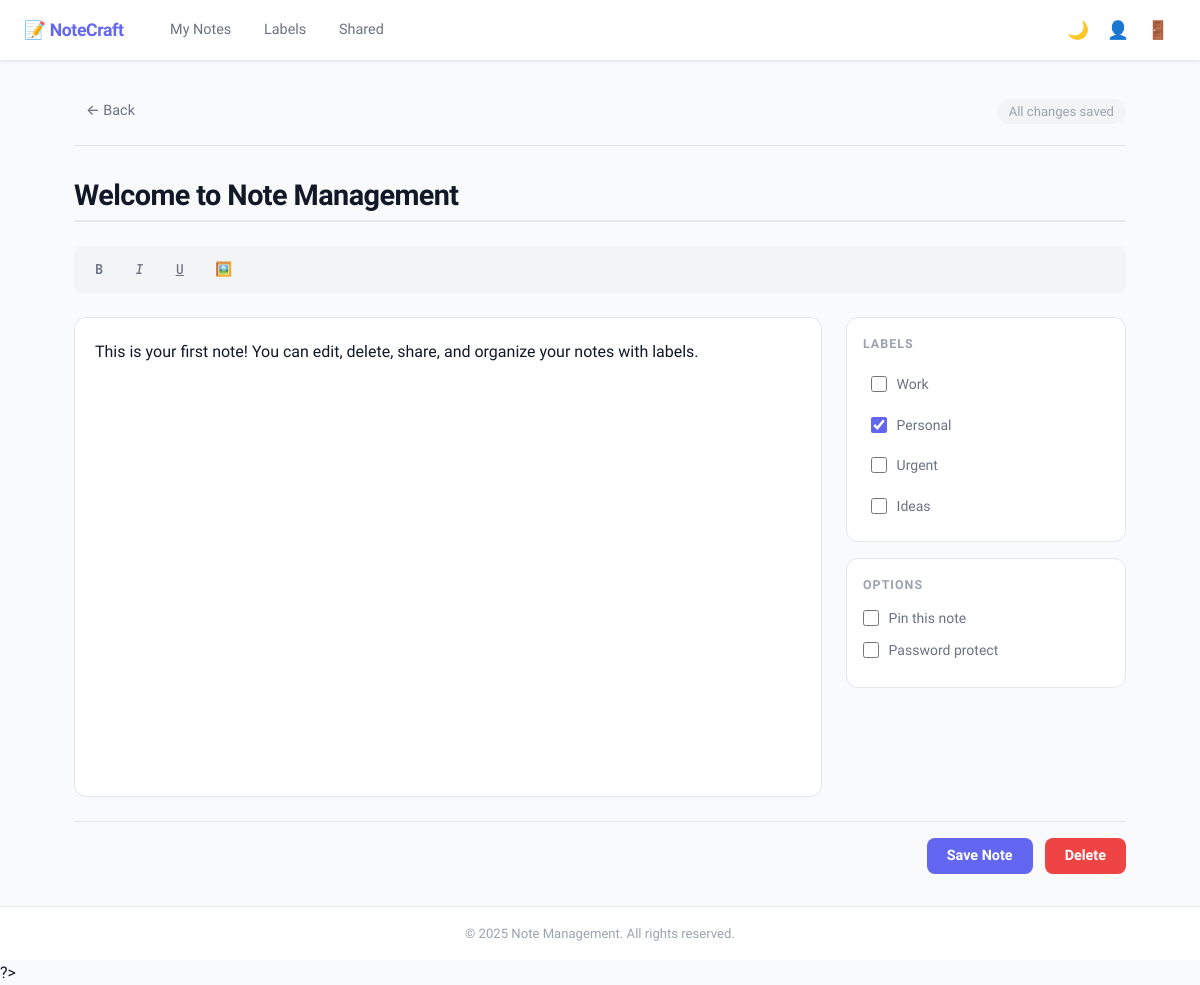
/editor.php?id=1 (signed in), run on the app's committed database.
### tables this page shows
CREATE TABLE IF NOT EXISTS notes (
    id INT PRIMARY KEY AUTO_INCREMENT,
    user_id INT NOT NULL,
    title VARCHAR(255) NOT NULL,
    content LONGTEXT NOT NULL,
    is_pinned BOOLEAN DEFAULT FALSE,
    pinned_at TIMESTAMP NULL,
    is_password_protected BOOLEAN DEFAULT FALSE,
    password_hash VARCHAR(255) DEFAULT NULL,
    created_at TIMESTAMP DEFAULT CURRENT_TIMESTAMP,
    updated_at TIMESTAMP DEFAULT CURRENT_TIMESTAMP ON UPDATE CURRENT_TIMESTAMP,
    FOREIGN KEY (user_id) REFERENCES users(id) ON DELETE CASCADE,
    INDEX idx_user_id (user_id),
    INDEX idx_created_at (created_at),
    INDEX idx_updated_at (updated_at),
    INDEX idx_is_pinned (is_pinned)
);

CREATE TABLE IF NOT EXISTS labels (
    id INT PRIMARY KEY AUTO_INCREMENT,
    user_id INT NOT NULL,
    name VARCHAR(255) NOT NULL,
    color VARCHAR(7) DEFAULT '#999999',
    created_at TIMESTAMP DEFAULT CURRENT_TIMESTAMP,
    updated_at TIMESTAMP DEFAULT CURRENT_TIMESTAMP ON UPDATE CURRENT_TIMESTAMP,
    UNIQUE KEY unique_user_label (user_id, name),
    FOREIGN KEY (user_id) REFERENCES users(id) ON DELETE CASCADE,
    INDEX idx_user_id (user_id)
);

### models/Note.php (called while the page is built, shortened)
<?php
class Note {
    private $pdo;
    public function __construct($pdo) {
        $this->pdo = $pdo;
    }
    public function getNoteById($noteId, $userId = null) {
        try {
            if ($userId) {
                $stmt = $this->pdo->prepare('
                    SELECT * FROM notes
                    WHERE id = :id AND user_id = :user_id
                ');
                $stmt->execute([':id' => $noteId, ':user_id' => $userId]);
            } else {
                $stmt = $this->pdo->prepare('SELECT * FROM notes WHERE id = :id');
                $stmt->execute([':id' => $noteId]);
            }
            return $stmt->fetch();
        } catch (Exception $e) {
            return null;
        }
    }
}
?>

### models/Label.php (called while the page is built, shortened)
<?php
class Label {
    private $pdo;
    public function __construct($pdo) {
        $this->pdo = $pdo;
    }
    public function getUserLabels($userId) {
        try {
            $stmt = $this->pdo->prepare('
                SELECT * FROM labels
                WHERE user_id = :user_id
                ORDER BY created_at ASC
            ');
            $stmt->execute([':user_id' => $userId]);
            return $stmt->fetchAll();
        } catch (Exception $e) {
            return [];
        }
    }
    public function getNotesLabels($noteId) {
        try {
            $stmt = $this->pdo->prepare('
                SELECT l.* FROM labels l
                INNER JOIN note_labels nl ON l.id = nl.label_id
                WHERE nl.note_id = :note_id
                ORDER BY l.created_at ASC
            ');
            $stmt->execute([':note_id' => $noteId]);
            return $stmt->fetchAll();
        } catch (Exception $e) {
            return [];
        }
    }
}
?>

### editor.php (the view, shortened to what this page needs)
<?php
require_once __DIR__ . '/config/database.php';
require_once __DIR__ . '/models/Note.php';
require_once __DIR__ . '/models/Label.php';
$noteId = $_GET['id'] ?? null;
$noteModel = new Note($pdo);
$labelModel = new Label($pdo);
$note = null;
$noteLabels = [];
if ($noteId) {
    $note = $noteModel->getNoteById($noteId, $_SESSION['user_id']);
    $noteLabels = $labelModel->getNotesLabels($noteId);
}
$allLabels = $labelModel->getUserLabels($_SESSION['user_id']);
?>
<!DOCTYPE html>
<html lang="en">
<head>
    <link rel="stylesheet" href="assets/css/style.css">
    <link rel="stylesheet" href="assets/css/editor.css">
    <link rel="stylesheet" href="assets/css/responsive.css">
</head>
<body>
    <?php include __DIR__ . '/views/layouts/header.php'; ?>
    <div class="editor-container">
        <div class="editor-header">
            <a href="index.php" class="btn-back">← Back</a>
            <div class="editor-actions">
                <span id="saveStatus" class="save-status">All changes saved</span>
            </div>
        </div>
        <form id="noteForm" class="editor-form">
            <input type="text" id="noteTitle" name="title" placeholder="Note Title" class="note-title"
                   value="<?= $note ? htmlspecialchars($note['title']) : ''; ?>" required autofocus>
            <div class="editor-toolbar">
                <button type="button" class="toolbar-btn" data-action="bold" title="Bold">
                    <strong>B</strong>
                </button>
                <button type="button" class="toolbar-btn" data-action="italic" title="Italic">
                    <em>I</em>
                </button>
                <button type="button" class="toolbar-btn" data-action="underline" title="Underline">
                    <u>U</u>
                </button>
                <button type="button" class="toolbar-btn" data-action="insertImage" title="Insert Image">
                    🖼️
                </button>
            </div>
            <div id="editor" class="rich-editor" contenteditable="true"><?= $note ? $note['content'] : ''; ?></div>
            <div class="editor-sidebar">
                <div class="labels-section">
                    <h4>Labels</h4>
                    <div id="labelList" class="label-list">
                        <?php foreach ($allLabels as $label): ?>
                            <label class="label-checkbox">
                                <input type="checkbox" value="<?= $label['id']; ?>"
                                       <?= in_array($label['id'], array_column($noteLabels, 'id')) ? 'checked' : ''; ?>>
                                <span><?= htmlspecialchars($label['name']); ?></span>
                            </label>
                        <?php endforeach; ?>
                    </div>
                </div>
                <div class="note-options">
                    <h4>Options</h4>
                    <label>
                        <input type="checkbox" id="pinNote" <?= $note && $note['is_pinned'] ? 'checked' : ''; ?>>
                        Pin this note
                    </label>
                    <label>
                        <input type="checkbox" id="passwordProtect" <?= $note && $note['is_password_protected'] ? 'checked' : ''; ?>>
                        Password protect
                    </label>
                </div>
            </div>
        </form>
        <div class="editor-footer">
            <button type="button" id="saveBtn" class="btn btn-primary">Save Note</button>
            <button type="button" id="deleteBtn" class="btn btn-danger" style="display: <?= $note ? 'inline-block' : 'none'; ?>">Delete</button>
        </div>
    </div>
    <?php include __DIR__ . '/views/layouts/footer.php'; ?>
</body>
</html>

### assets/css/style.css (style rules this page uses)
:root { --accent: #6366f1; --accent-hover: #4f46e5; --accent-soft: rgba(99,102,241,0.12); --danger: #ef4444; --danger-soft: rgba(239,68,68,0.1); --success: #10b981; --warning: #f59e0b; --bg: #f9fafb; --surface: #ffffff; --surface2: #f3f4f6; --border: #e5e7eb; --text: #111827; --text-2: #6b7280; --text-3: #9ca3af; --shadow-sm: 0 1px 3px rgba(0,0,0,0.08); --shadow: 0 4px 16px rgba(0,0,0,0.08); --shadow-lg: 0 8px 32px rgba(0,0,0,0.12); --radius: 12px; --radius-sm: 8px; --radius-pill: 999px; }
body.theme-light { --bg: #f9fafb; --surface: #ffffff; --surface2: #f3f4f6; --border: #e5e7eb; --text: #111827; --text-2: #6b7280; }
* { margin: 0; padding: 0; box-sizing: border-box; }
html { scroll-behavior: smooth; }
body { font-family: 'Sora', -apple-system, sans-serif; background: var(--bg); color: var(--text); transition: background 0.3s, color 0.3s; line-height: 1.6; min-height: 100vh; }
.btn { padding: 0.6rem 1.25rem; border: none; border-radius: var(--radius-sm); font-size: 0.9rem; font-family: inherit; cursor: pointer; transition: all 0.2s; font-weight: 600; display: inline-flex; align-items: center; gap: 0.4rem; }
.btn-primary { background: var(--accent); color: white; }
.btn-danger { background: var(--danger); color: white; }

### assets/css/editor.css (style rules this page uses)
.editor-container { max-width: 1100px; margin: 0 auto; padding: 2rem 1.5rem; }
.editor-header { display: flex; justify-content: space-between; align-items: center; margin-bottom: 1.5rem; padding-bottom: 1rem; border-bottom: 1px solid var(--border); }
.btn-back { display: inline-flex; align-items: center; gap: 0.4rem; color: var(--text-2); text-decoration: none; font-size: 0.9rem; font-weight: 500; padding: 0.4rem 0.75rem; border-radius: 8px; transition: all 0.2s; background: none; border: none; cursor: pointer; font-family: inherit; }
.save-status { font-size: 0.82rem; font-weight: 500; padding: 0.3rem 0.75rem; border-radius: 999px; background: var(--surface2); color: var(--text-3); transition: all 0.3s; }
.editor-form { display: grid; grid-template-columns: 1fr 280px; gap: 1.5rem; }
.note-title { grid-column: 1 / 3; font-size: 1.8rem; font-weight: 700; border: none; padding: 0.5rem 0; border-bottom: 2px solid var(--border); background: transparent; color: var(--text); font-family: inherit; letter-spacing: -0.02em; width: 100%; transition: border-color 0.2s; }
.note-title::placeholder { color: var(--text-3); font-weight: 400; }
.editor-toolbar { grid-column: 1 / 3; display: flex; gap: 0.4rem; padding: 0.5rem; background: var(--surface2); border-radius: 8px; flex-wrap: wrap; }
.toolbar-btn { padding: 0.4rem 0.75rem; border: none; background: transparent; color: var(--text-2); border-radius: 6px; cursor: pointer; font-size: 0.85rem; font-family: 'JetBrains Mono', monospace; font-weight: 500; transition: all 0.15s; min-width: 34px; display: flex; align-items: center; justify-content: center; }
.rich-editor { grid-column: 1 / 2; min-height: 480px; padding: 1.25rem; border: 1.5px solid var(--border); border-radius: 12px; background: var(--surface); color: var(--text); line-height: 1.7; font-size: 1rem; overflow: auto; word-wrap: break-word; font-family: inherit; transition: border-color 0.2s; }
.editor-sidebar { display: flex; flex-direction: column; gap: 1rem; }
.labels-section, .note-options { background: var(--surface); padding: 1rem; border-radius: 12px; border: 1.5px solid var(--border); }
.labels-section h4, .note-options h4 { margin-bottom: 0.75rem; font-size: 0.78rem; font-weight: 700; text-transform: uppercase; letter-spacing: 0.08em; color: var(--text-3); }
.label-list { display: flex; flex-direction: column; gap: 0.25rem; }
.label-checkbox { display: flex; align-items: center; gap: 0.6rem; cursor: pointer; padding: 0.45rem 0.5rem; border-radius: 6px; transition: background 0.15s; font-size: 0.875rem; color: var(--text-2); }
.label-checkbox input[type="checkbox"] { width: 16px; height: 16px; cursor: pointer; accent-color: var(--accent); }
.note-options label { display: flex; align-items: center; gap: 0.6rem; margin-bottom: 0.6rem; cursor: pointer; font-size: 0.875rem; color: var(--text-2); }
.note-options input[type="checkbox"] { width: 16px; height: 16px; cursor: pointer; accent-color: var(--accent); }
.editor-footer { display: flex; gap: 0.75rem; justify-content: flex-end; margin-top: 1.5rem; padding-top: 1rem; border-top: 1px solid var(--border); }

### data on the page
notes: title "Welcome to Note Management", content "This is your first note! You can edit, delete, share, and organize your notes with labels."
labels: name "Work"
labels: id "☑", name "Personal"
labels: name "Urgent"
labels: name "Ideas"
